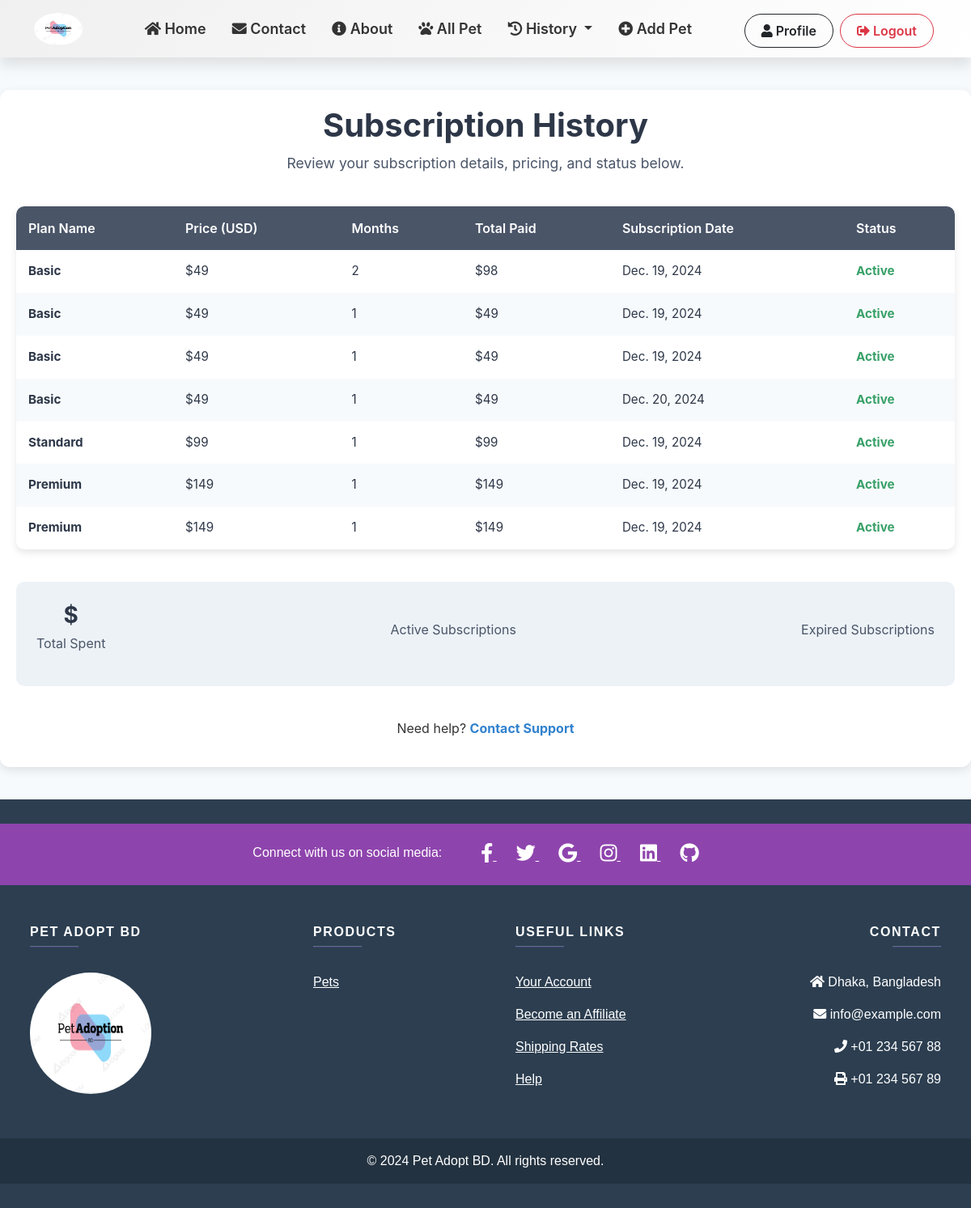
Page /Basic_subscribe_history/ (signed in) on the earlier database version.
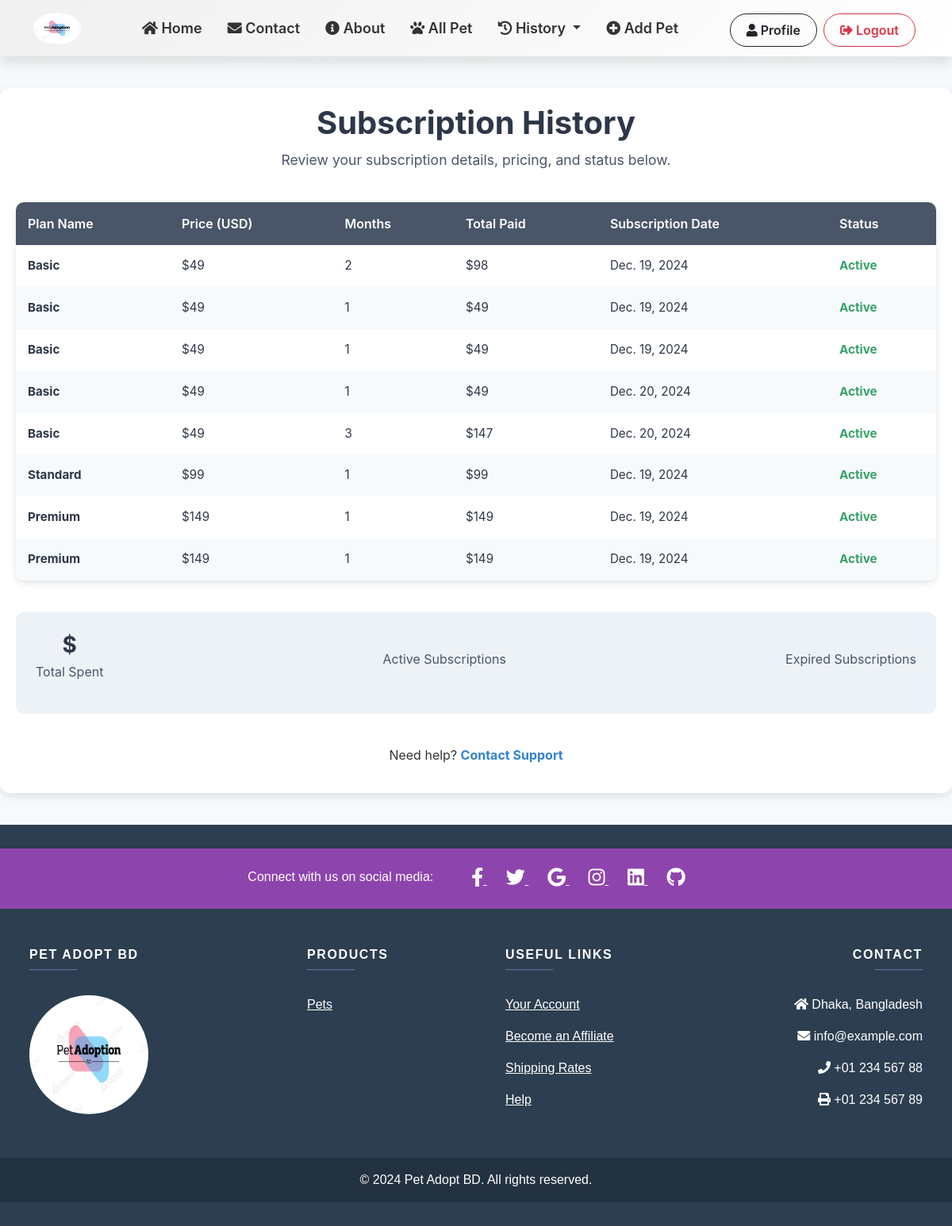
Same page on the later database version.
### buy/models.py (models this page shows, shortened)
class Subscription1(models.Model):
    user = models.ForeignKey(User, on_delete=models.CASCADE)
    subcribe_price = models.IntegerField(default=49)
    subscription = models.CharField(default='Basic', choices=subscription_choices, max_length=20)
    Month = models.IntegerField(choices=[(i, str(i)) for i in range(1, 13)])
    subscription_date = models.DateField(auto_now_add=True)

class Subscription2(models.Model):
    user = models.ForeignKey(User, on_delete=models.CASCADE)
    subcribe_price = models.IntegerField(default=99)
    subscription = models.CharField(default='Standard', choices=subscription_choices, max_length=20)
    Month = models.IntegerField(choices=[(i, str(i)) for i in range(1, 13)])
    subscription_date = models.DateField(auto_now_add=True)

class Subscription3(models.Model):
    user = models.ForeignKey(User, on_delete=models.CASCADE)
    subcribe_price = models.IntegerField(default=149)
    subscription = models.CharField(default='Premium', choices=subscription_choices, max_length=20)
    Month = models.IntegerField(choices=[(i, str(i)) for i in range(1, 13)])
    subscription_date = models.DateField(auto_now_add=True)

### buy/views.py (the view)
# urls.py: path('Basic_subscribe_history/', views.subscribe_info, name='subscribe_his'),
@login_required
def subscribe_info(request):
    subscriptions1 = Subscription1.objects.all()
    subscriptions2 = Subscription2.objects.all()
    subscriptions3 = Subscription3.objects.all()
    all_subscriptions = {
        'subscriptions1': subscriptions1,
        'subscriptions2': subscriptions2,
        'subscriptions3': subscriptions3,
    }
    for subscription in subscriptions1:
        subscription.result = subscription.subcribe_price * subscription.Month
    for subscription in subscriptions2:
        subscription.result = subscription.subcribe_price * subscription.Month
    for subscription in subscriptions3:
        subscription.result = subscription.subcribe_price * subscription.Month
    return render(request, 'Authentication/subscribe_history.html', {'datas': all_subscriptions})

### Authentication/templates/Authentication/subscribe_history.html (shortened to what this page needs)
{% extends 'base.html' %}
{% load static %}
{% block css %}
<link rel="stylesheet" href="{% static 'css/table.css' %}">
{% endblock %}
{% block content %}
<div class="history-container">
  <div class="header">
    <h1>Subscription History</h1>
    <p>Review your subscription details, pricing, and status below.</p>
  </div>
  <div class="subscriptions-table">
    <table>
      <thead>
        <tr>
          <th>Plan Name</th>
          <th>Price (USD)</th>
          <th>Months</th>
          <th>Total Paid</th>
          <th>Subscription Date</th>
          <th>Status</th>
        </tr>
      </thead>
      <tbody>
        {% for key, value in datas.items %}
          {% for history in value %}
            <tr>
              <td class="highlight">{{ history.subscription }}</td>
              <td>${{ history.subcribe_price }}</td>
              <td>{{ history.Month }}</td>
              <td>${{ history.result }}</td>
              <td>{{ history.subscription_date }}</td>
              <td>
                  <span class="status-active">Active</span>
              </td>
            </tr>
          {% endfor %}
        {% endfor %}
      </tbody>
    </table>
  </div>
  <div class="summary-section">
    <div class="summary-item">
      <h3>${{ total_spent }}</h3>
      <p>Total Spent</p>
    </div>
    <div class="summary-item">
      <p>Active Subscriptions</p>
    </div>
    <div class="summary-item">
      <p>Expired Subscriptions</p>
    </div>
  </div>
  <div class="footer-link">
    <p>Need help? <a href="#">Contact Support</a></p>
  </div>
</div>
{% include "fotter.html" %}
{% endblock %}

### templates/base.html (shortened to what this page needs)
<!DOCTYPE html>
<html lang="en">
<head>
    <link href="https://cdnjs.cloudflare.com/ajax/libs/font-awesome/5.15.4/css/all.min.css" rel="stylesheet">
    <link href="https://cdn.jsdelivr.net/npm/bootstrap@5.3.2/dist/css/bootstrap.min.css" rel="stylesheet">
    {% load static %}
   <link rel="stylesheet" type="text/css" href="{% static 'css/home.css' %}">
   {% block css %}{% endblock  %}
</head>
<body>
  <nav class="navbar navbar-expand-lg navbar-light sticky-top" style="background: linear-gradient(135deg, #f0f0f0, #ffffff); box-shadow: 0 10px 15px rgba(0, 0, 0, 0.1); padding: 10px 20px;">
    <div class="container">
        <a class="navbar-brand" href="{% url 'home' %}" style="transition: transform 0.3s ease;">
            <img class="n-logo" src="{% static 'images/logo.png' %}" alt="Logo" style="max-height: 50px; transition: transform 0.3s ease;">
        </a>
        <div class="collapse navbar-collapse" id="navbarSupportedContent">
            <ul class="navbar-nav mx-auto mb-2 mb-lg-0">
                <li class="nav-item">
                    <a class="nav-link" href="{% url 'home' %}" style="font-size: 18px; font-weight: 600; color: #333; padding: 12px 16px; border-radius: 10px; transition: all 0.3s ease;">
                        <i class="fas fa-home"></i> Home
                    </a>
                </li>
                <li class="nav-item">
                    <a class="nav-link" href="{% url 'contact' %}" style="font-size: 18px; font-weight: 600; color: #333; padding: 12px 16px; border-radius: 10px; transition: all 0.3s ease;">
                        <i class="fas fa-envelope"></i> Contact
                    </a>
                </li>
                <li class="nav-item">
                    <a class="nav-link" href="{% url 'about' %}" style="font-size: 18px; font-weight: 600; color: #333; padding: 12px 16px; border-radius: 10px; transition: all 0.3s ease;">
                        <i class="fas fa-info-circle"></i> About
                    </a>
                </li>
                <li class="nav-item">
                    <a class="nav-link" href="{% url 'all_pet' %}" style="font-size: 18px; font-weight: 600; color: #333; padding: 12px 16px; border-radius: 10px; transition: all 0.3s ease;">
                        <i class="fas fa-paw"></i> All Pet
                    </a>
                </li>
                {% if request.user.is_authenticated %}
                <li class="nav-item dropdown dropdown-hover">
                    <a class="nav-link dropdown-toggle" href="#" id="navbarHistory" role="button" aria-expanded="false" style="font-size: 18px; font-weight: 600; color: #333; padding: 12px 16px; border-radius: 10px; transition: all 0.3s ease;">
                        <i class="fas fa-history"></i> History
                    </a>
                </li>
                    <li class="nav-item">
                        <a class="nav-link" href="{% url 'addpet' %}" style="font-size: 18px; font-weight: 600; color: #333; padding: 12px 16px; border-radius: 10px; transition: all 0.3s ease;">
                            <i class="fas fa-plus-circle"></i> Add Pet
                        </a>
                    </li>
                {% endif %}
            </ul>
            <div class="d-flex justify-content-center mt-2 mt-lg-0">
                {% if request.user.is_authenticated %}
                    <a class="btn btn-outline-dark mx-1" href="{% url 'profile' %}" style="font-weight: 600; border-radius: 30px; padding: 8px 20px; transition: all 0.3s ease; margin-top: 4px;">
                        <i class="fas fa-user"></i> Profile
                    </a>
                    <a class="btn btn-outline-danger mx-1" href="{% url 'user_logout' %}" style="font-weight: 600; border-radius: 30px; padding: 8px 20px; transition: all 0.3s ease; margin-top: 4px;">
                        <i class="fas fa-sign-out-alt"></i> Logout
                    </a>
                {% endif %}
            </div>
        </div>
    </div>
</nav>
    {% block content %}{% endblock  %}
  </body>
</html>

### templates/fotter.html
{% load static %}
{% block css %}
<link rel="stylesheet" type="text/css" href="{% static 'css/footer.css' %}" />
<link href="https://cdnjs.cloudflare.com/ajax/libs/font-awesome/5.10.0/css/all.min.css" rel="stylesheet">
{% endblock %}
{% block footer %}
<footer
  class="text-center text-lg-start text-white"
  style="background-color: #2c3e50; padding-top: 30px; padding-bottom: 30px"
>
  <section
    class="d-flex justify-content-center p-4"
    style="background-color: #8e44ad"
  >
    <div class="me-5">
      <span>Connect with us on social media:</span>
    </div>
    <div>
      <a href="" class="text-white me-4">
        <i class="fab fa-facebook-f"></i>
      </a>
      <a href="" class="text-white me-4">
        <i class="fab fa-twitter"></i>
      </a>
      <a href="" class="text-white me-4">
        <i class="fab fa-google"></i>
      </a>
      <a href="" class="text-white me-4">
        <i class="fab fa-instagram"></i>
      </a>
      <a href="" class="text-white me-4">
        <i class="fab fa-linkedin"></i>
      </a>
      <a href="" class="text-white me-4">
        <i class="fab fa-github"></i>
      </a>
    </div>
  </section>
  <section>
    <div class="container text-center text-md-start mt-5">
      <div class="row mt-3">
        <div class="col-md-3 col-lg-4 col-xl-3 mx-auto mb-4">
          <h6 class="text-uppercase fw-bold">Pet Adopt BD</h6>
          <hr
            class="mb-4 mt-0 d-inline-block mx-auto"
            style="width: 60px; background-color: #7c4dff; height: 2px"
          />
          <p>
            <img class="f-logo" src="{% static 'images/logo.png' %}" alt="Logo" />
          </p>
        </div>
        <div class="col-md-2 col-lg-2 col-xl-2 mx-auto mb-4">
          <h6 class="text-uppercase fw-bold">Products</h6>
          <hr
            class="mb-4 mt-0 d-inline-block mx-auto"
            style="width: 60px; background-color: #7c4dff; height: 2px"
          />
          <p>
            <a href="#!" class="text-white">Pets</a>
          </p>
        </div>
        <div class="col-md-3 col-lg-2 col-xl-2 mx-auto mb-4">
          <h6 class="text-uppercase fw-bold">Useful Links</h6>
          <hr
            class="mb-4 mt-0 d-inline-block mx-auto"
            style="width: 60px; background-color: #7c4dff; height: 2px"
          />
          <p>
            <a href="#!" class="text-white">Your Account</a>
          </p>
          <p>
            <a href="#!" class="text-white">Become an Affiliate</a>
          </p>
          <p>
            <a href="#!" class="text-white">Shipping Rates</a>
          </p>
          <p>
            <a href="#!" class="text-white">Help</a>
          </p>
        </div>
        <div class="col-md-4 col-lg-3 col-xl-3 mx-auto mb-md-0 mb-4">
          <h6 class="text-uppercase fw-bold">Contact</h6>
          <hr
            class="mb-4 mt-0 d-inline-block mx-auto"
            style="width: 60px; background-color: #7c4dff; height: 2px"
          />
          <p><i class="fas fa-home mr-3"></i> Dhaka, Bangladesh</p>
          <p><i class="fas fa-envelope mr-3"></i> info@example.com</p>
          <p><i class="fas fa-phone mr-3"></i> +01 234 567 88</p>
          <p><i class="fas fa-print mr-3"></i> +01 234 567 89</p>
        </div>
      </div>
    </div>
  </section>
  <div class="text-center p-3" style="background-color: rgba(0, 0, 0, 0.2)">
    &copy; 2024 Pet Adopt BD. All rights reserved.
  </div>
</footer>
{% endblock %}

### static/css/home.css (style rules this page uses)
.n-logo { width: 60px; height: 40px; border-radius: 50%; }
.f-logo { width: 150px; height: 150px; border-radius: 50%; }

### static/css/table.css (style rules this page uses)
body { font-family: 'Inter', sans-serif; background-color: #f7fafc; color: #333; margin: 0; padding: 0; }
.history-container { max-width: 1250px; margin: 40px auto; padding: 20px; background-color: #ffffff; box-shadow: 0 4px 12px rgba(0, 0, 0, 0.1); border-radius: 12px; }
.header { text-align: center; margin-bottom: 40px; }
.header h1 { font-size: 2.5rem; font-weight: 700; color: #2d3748; }
.header p { font-size: 1.1rem; color: #4a5568; margin-top: 10px; }
.subscriptions-table { margin-top: 30px; border-radius: 10px; background-color: #ffffff; box-shadow: 0 4px 10px rgba(0, 0, 0, 0.1); overflow: hidden; }
.subscriptions-table table { width: 100%; border-collapse: collapse; border-radius: 8px; overflow: hidden; }
.subscriptions-table th { background-color: #4a5568; color: #ffffff; text-align: left; padding: 15px; font-size: 1rem; font-weight: 600; }
.subscriptions-table td { padding: 15px; font-size: 0.95rem; color: #2d3748; }
.subscriptions-table tbody tr:nth-child(even) { background-color: #f7fafc; }
.subscriptions-table .highlight { font-weight: bold; color: #2d3748; }
.subscriptions-table .status-active { color: #38a169; font-weight: bold; }
.summary-section { display: flex; justify-content: space-between; align-items: center; margin-top: 40px; padding: 25px; background-color: #edf2f7; border-radius: 10px; }
.summary-section .summary-item { text-align: center; }
.summary-section .summary-item h3 { font-size: 1.75rem; font-weight: 700; margin-bottom: 5px; color: #2d3748; }
.summary-section .summary-item p { font-size: 1rem; color: #4a5568; }
.footer-link { text-align: center; margin-top: 40px; }
.footer-link a { color: #3182ce; text-decoration: none; font-weight: bold; transition: color 0.3s ease; }

### static/css/footer.css (style rules this page uses)
footer { font-family: 'Arial', sans-serif; color: #fff; }
footer .f-logo { width: 150px; margin-bottom: 15px; }
footer .text-white { color: #fff !important; }
footer .text-uppercase { letter-spacing: 0.1em; }
footer .text-center { text-align: center; }
footer .me-4 { margin-right: 15px; }
footer .fab { font-size: 1.5rem; transition: color 0.3s ease; }
footer .container { max-width: 1250px; margin: 0 auto; }
footer .row { margin-top: 30px; display: flex; justify-content: space-between; align-items: flex-start; }
footer .col-md-3, .row .col-md-2 { margin-bottom: 20px; }
footer .col-md-4 { text-align: right; }

Differences in the rows shown:
added Subscription1: subscription "Basic", subcribe_price "49", Month "3", result "147", subscription_date "Dec. 20, 2024"
